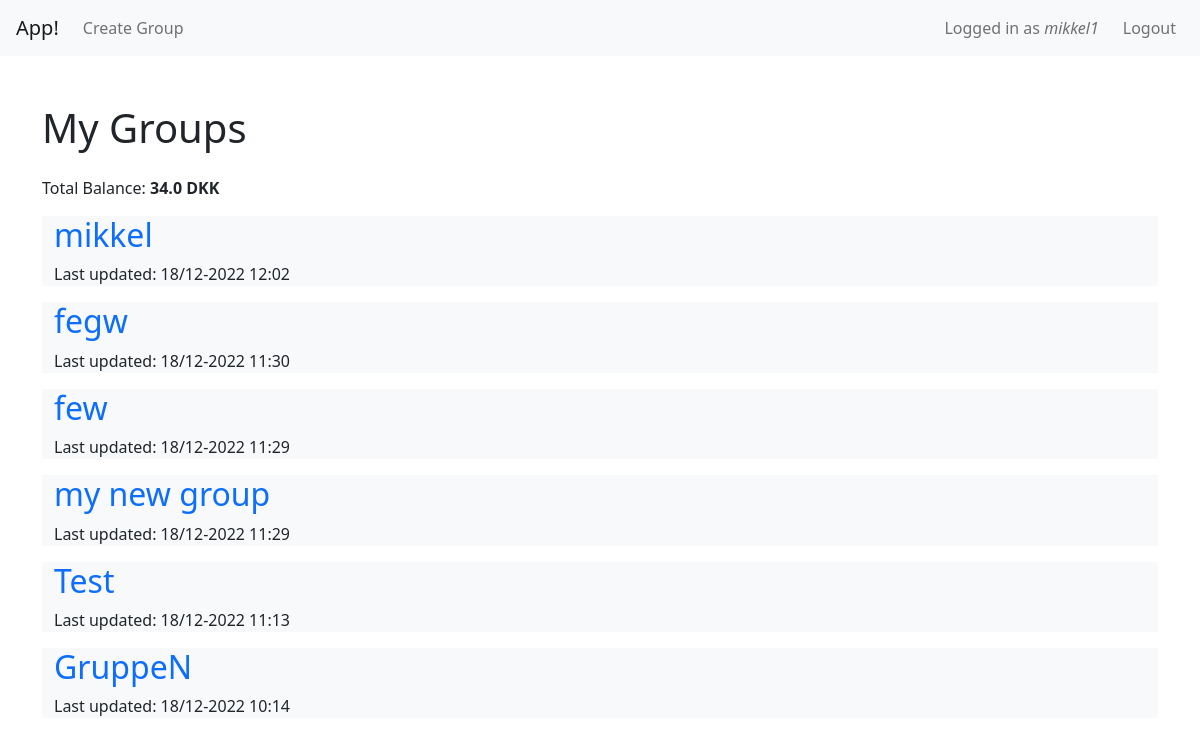
The page / (signed in) on the database its author committed.
### tables this page shows
CREATE TABLE group_members (
    group_member_id INTEGER PRIMARY KEY AUTOINCREMENT,
    balance INTEGER NOT NULL DEFAULT 0,
    user_id INTEGER NOT NULL,
    group_id INTEGER NOT NULL,
    FOREIGN KEY(user_id) REFERENCES users(user_id),
    FOREIGN KEY(group_id) REFERENCES groups(group_id)
);

CREATE TABLE groups (
    group_id INTEGER PRIMARY KEY AUTOINCREMENT,
    group_name TEXT NOT NULL,
    last_updated TEXT NOT NULL,
    creator INTEGER NOT NULL,
    FOREIGN KEY(creator) REFERENCES users(user_id)
);

### app.py (the view)
@app.route("/")
def index():
    if session.get("user_id") == None:
        return redirect("/login")
    groups = find_groups(session["user_id"])
    balance = total_balance(session["user_id"])
    return render_template("views/index.html", groups=groups, balance=balance)

### helpers.py (called while the page is built)
def get_db_connection():
    connection = sqlite3.connect("database/app.db")
    connection.row_factory = sqlite3.Row
    return connection

def find_groups(user_id):
    conn = get_db_connection()
    groups = conn.execute("SELECT * FROM groups JOIN group_members ON group_members.group_id = groups.group_id WHERE user_id = ? ORDER BY last_updated DESC", [user_id]).fetchall()
    conn.close()
    return groups

def dkk(number):
    number = str(round(number,2))
    return number + " DKK"

def total_balance(user_id):
    conn = get_db_connection()
    balances = conn.execute("SELECT balance FROM group_members INNER JOIN users ON users.user_id = group_members.user_id WHERE users.user_id = ?", [user_id]).fetchall()
    total_balance = 0
    for balance in balances:
        total_balance += balance["balance"]
    conn.close()
    return total_balance

### templates/views/index.html (shortened to what this page needs)
{% extends "layout.html" %}
{% block main %}
<div class="container text-left bg-1">
<h1 class="pb-3">My Groups</h1>
<p>Total Balance: <b>{{ balance | dkk }}</b></p>
{% for group in groups %}
    <div class="container bg-light">
        <h2><a href="/group?group_id={{ group['group_id'] }}" class="text-decoration-none">{{ group["group_name"] }}</a></h2>
        <p>Last updated: {{ group["last_updated"][8:10] }}/{{ group["last_updated"][5:7] }}-{{ group["last_updated"][:4] }} {{ group["last_updated"][11:16] }}</p>
    </div>
{% endfor %}
</div>
{% endblock %}

### rows shown on the page
group_members: group_name "mikkel", last_updated "18", last_updated "12", last_updated "2022", last_updated "12:02"
group_members: group_name "fegw", last_updated "18", last_updated "12", last_updated "2022", last_updated "11:30"
group_members: group_name "few", last_updated "18", last_updated "12", last_updated "2022", last_updated "11:29"
group_members: group_name "my new group", last_updated "18", last_updated "12", last_updated "2022", last_updated "11:29"
group_members: group_name "Test", last_updated "18", last_updated "12", last_updated "2022", last_updated "11:13"
group_members: group_name "GruppeN", last_updated "18", last_updated "12", last_updated "2022", last_updated "10:14"

### other values the page prints
{{ session["username"] }} "mikkel1"
{{ balance | dkk }} "34.0 DKK"
